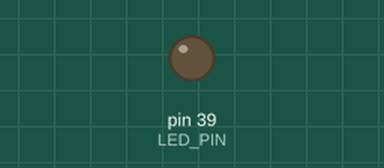
The sketch below on a simulated Arduino Mega 2560, built with avr-gcc and run on an emulated ATmega2560. Parts: output pins drawn as LEDs (lit = HIGH).

Above: at 0.6 s.
At 2.5 s:
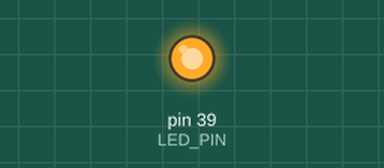
Timing chart, 0 to 6.7 s (numbered marks = the images above):
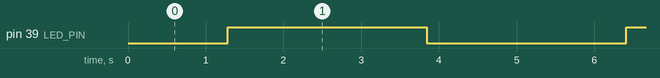

The sketch:

led_pwm.ino
```cpp
const int LED_PIN = 39;

void setup()
{
  pinMode(LED_PIN , OUTPUT);
}

void loop()
{
  for(int i = 0; i < 256; i ++)
  {
    analogWrite(LED_PIN, i);
    delay(10);
  }

  for(int i = 0; i < 256; i ++)
  {
    analogWrite(LED_PIN, 255 - i);
    delay(10);
  }
}
```

Measured:
- by itself, pin 39 (LED_PIN): alternates HIGH for 2.6 s and LOW for 2.6 s
